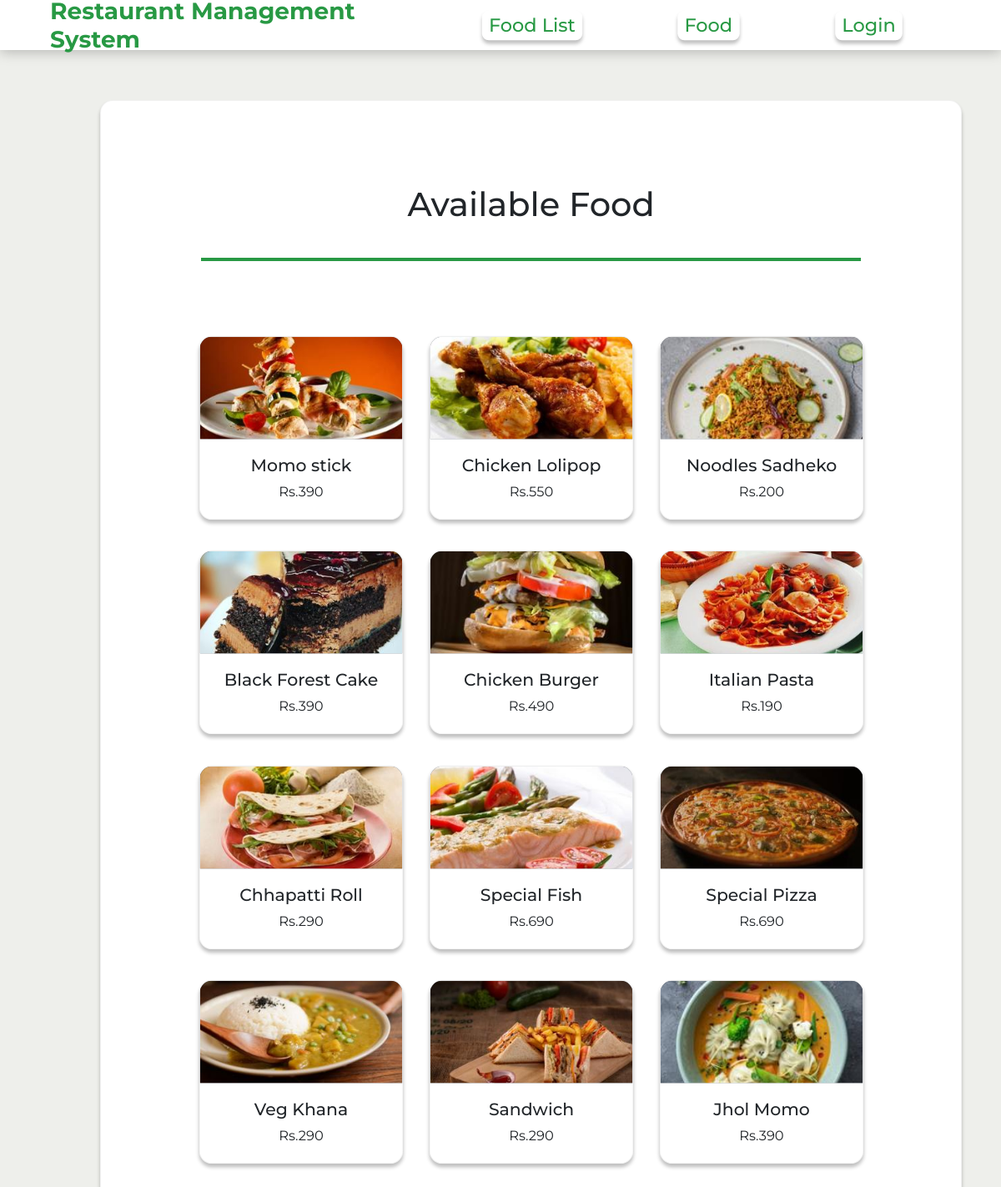
Screenshot of /food/ with the database file from the repository.
### rms_app/models.py (models this page shows, shortened)
class Food(models.Model):
    food_item = models.CharField(max_length=100)
    per_price = models.PositiveIntegerField()
    food_img = models.ImageField(default="default_food.jpg", upload_to="food_pics")

### rms_app/views.py (the view)
# urls.py: path("food/", FoodImgView.as_view(), name="rms-food"),
class FoodImgView(ListView):
    model = Food
    template_name = "rms_app/food.html"
    context_object_name = "food_obj"

### rms_app/templates/rms_app/food.html (shortened to what this page needs)
{% extends "rms_app/base.html" %}
{% block content %}
{% load static %}
<div class="foodtable">
    <section id="food-section">
        {% if food_obj %}
        <h1 class="avail">Available Food</h1>
        <br>
        <div class="food-list">
            {% for food_item in food_obj  %}
            <div class="food-card">
                <div id="img">
                    <img src="{{ food_item.food_img.url }}" alt="">
                </div>
                <div class="food-info">
                    <h5 class="food-title">{{ food_item.food_item}} </h5>
                    <p class="food-price">Rs.{{ food_item.per_price}}
                    </p>
                </div>
            </div>
            {% endfor %}
        </div>
        {% endif %}
    </section>
</div>
{% endblock content %}

### rms_app/templates/rms_app/base.html (shortened to what this page needs)
{% load static %}
<!DOCTYPE html>
<html lang="en">
<head>
    <link rel= "stylesheet" href="https://cdn.jsdelivr.net/npm/bootstrap@5.0.1/dist/css/bootstrap.min.css" rel="stylesheet">
    <link rel="stylesheet" href="{% static 'rms_app/main.css' %}">
</head>
<body>
    <nav>
        <div id="navbar">
            <a href="{% url 'rms-home' %}" class='navbar-header ' style='color:var(--green-color)'>Restaurant Management System</a>
            <div class="navbar-links">
                <a href="{% url 'rms-foodlist' %}" class="navbar-link">Food List</a>
                <a href="{% url 'rms-food' %}" class="navbar-link">Food</a>
                {% if user.is_authenticated %}
                <a class="navbar-link" href="{% url 'createinvoice' %}" >Create Invoice</a>
                <a class="navbar-link" href="{% url 'dashboard' %}" >Dashboard</a>
                {% else %}
                <a class="navbar-link" href="{% url 'login'%}">Login</a>
                {% endif%}
            </div>
        </div>
    </nav>
    {% block content %}{% endblock content %}
</body>
</html>

### rms_app/static/rms_app/main.css (style rules this page uses)
html { scroll-behavior: smooth; }
* { border: 0; margin: 0; box-sizing: border-box; font-family: "Montserrat", "Lato" sans-serif; }
body { height:100%; background-color: var(--bg-color); }
:root { --green-color: #289944; --column-color: #4f9460cc; --bg-color: #eeefeb; --img-color: #616a76; --content-color: #040f0f; --head-font: "Montserrat", sans-serif; --text-font: "Lato", sans-serif; --shadow: 0px 4px 4px 0px rgba(0, 0, 0, 0.25); }
#navbar { height: 60px; width: 100%; padding-left: 60px; padding-right: 60px; display: flex; align-items: center; justify-content: space-between; position: fixed; z-index: 10; background: #ffffff; box-shadow: 0px 2px 15px rgba(0, 0, 0, 0.25); }
.navbar-header { background-color: transparent; color: var(--green-color); font-family: var(--head-font); font-style: normal; font-weight: bold; font-size: 28px; line-height: 34px; }
a { position: relative; font-family: var(--head-font); font-weight: 450; text-decoration:var(--green-color); }
a:not(.navbar-header) { display: inline-block; border-radius: 8px; padding: 4px 8px 4px 8px; color: var(--green-color); background-color: #ffffff; border-color: var(--green-color); transform: scale(1.02); box-shadow: var(--shadow); transition: all 0.2s ease-in; }
.navbar-links { width: 60%; display: flex; justify-content: space-around; background-color: transparent; }
.navbar-link { font-family: var(--head-font); font-style: normal; font-weight: 500; font-size: 22px; line-height: 27px; z-index: 25; }
.foodtable { background: transparent; padding: 0px 120px ; border: 1px solid #dddddd; position: relative; top:120px; left:120px; margin-bottom: 20px; text-align: center; width:86.1%; height:220vh; border-radius: 15px; background-color: white; border: 1px solid #22222210; box-shadow: var(--shadow); }
#food-section { text-align: center; align-items: center; justify-content: center; padding-top: 100px; }
.avail { font-family: var(--head-font); width: 100%; font-style: normal; border-bottom: 4px solid; padding-bottom: 40px; border-color: var(--green-color); }
.food-card { display: flex; flex-direction: column; text-align: center; width: 20vw; height: 18vw; min-width: 100%; min-height: 100%; border-radius: 15px; overflow: hidden; background-color: white; border: 1px solid #22222210; transform: scale(1.02); box-shadow: var(--shadow); transition: all 0.2s ease-in; }
.food-list { margin-top: 60px; margin-bottom: 50px; display: grid; grid-template-columns: repeat(3, 30.1%); grid-gap: 4.8%; }
.food-info { padding: 5px; margin-top: 14px; font-family: var(--head-font); background-color: transparent; font-style: normal; font-weight: normal; line-height: 22px; }
.food-title { font-weight: 500; background-color: transparent; }
.food-price { line-height: 22px; background-color: transparent; }
#img { display: flex; justify-content: center; align-items: center; overflow: hidden; width: 100%; height: 56%; background: var(--img-color); }
img:not(.account-img) { min-width: 100%; min-height: 100%; }

### rows the page displays
Food: food_img (picture), food_item "Momo stick", per_price "390"
Food: food_img (picture), food_item "Chicken Lolipop", per_price "550"
Food: food_img (picture), food_item "Noodles Sadheko", per_price "200"
Food: food_img (picture), food_item "Black Forest Cake", per_price "390"
Food: food_img (picture), food_item "Chicken Burger", per_price "490"
Food: food_img (picture), food_item "Italian Pasta", per_price "190"
Food: food_img (picture), food_item "Chhapatti Roll", per_price "290"
Food: food_img (picture), food_item "Special Fish", per_price "690"
Food: food_img (picture), food_item "Special Pizza", per_price "690"
Food: food_img (picture), food_item "Veg Khana", per_price "290"
Food: food_img (picture), food_item "Sandwich", per_price "290"
Food: food_img (picture), food_item "Jhol Momo", per_price "390"
